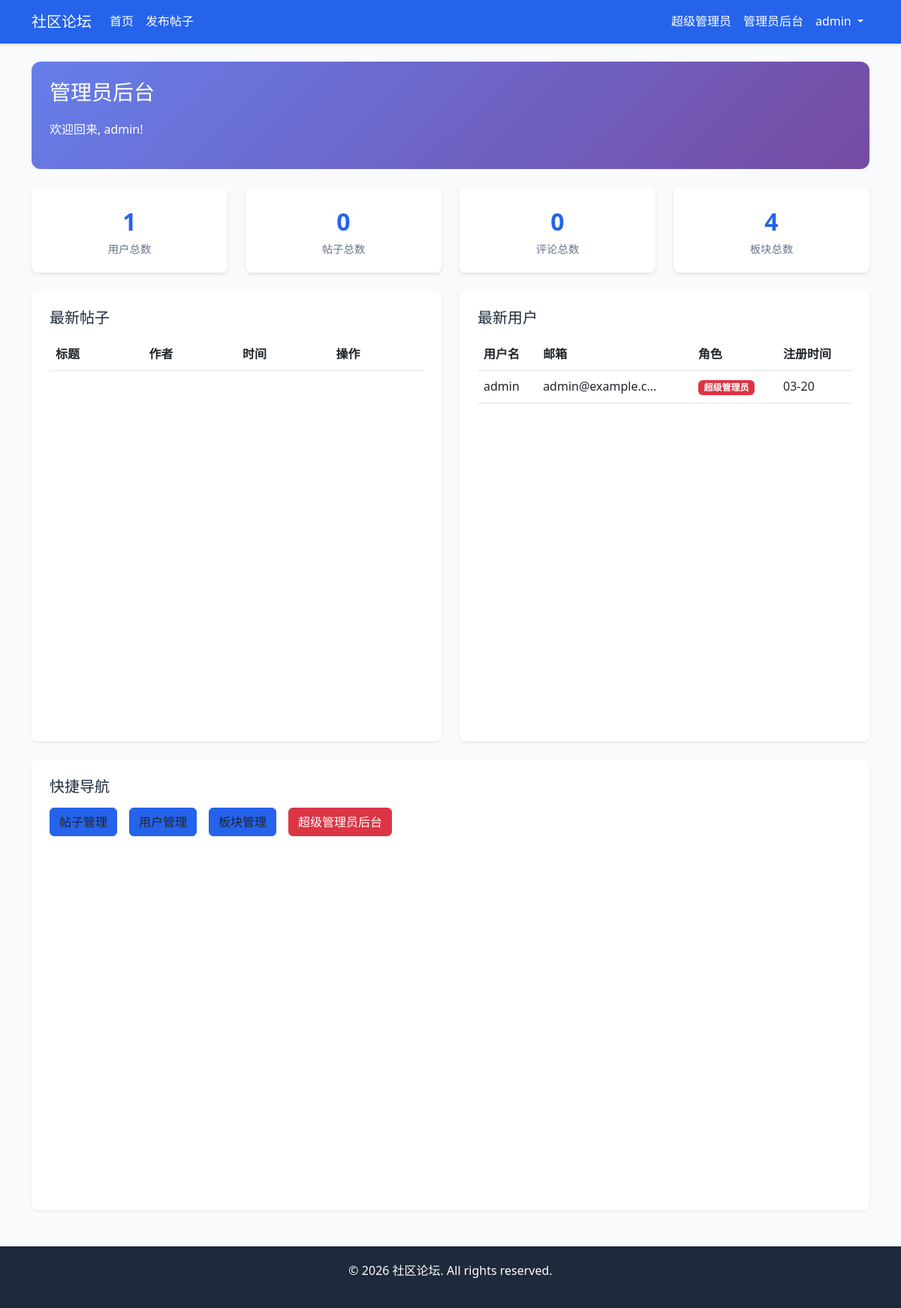
Page /admin/ (signed in) on the committed database.
### app/models/user.py (models this page shows, shortened)
class User(UserMixin, db.Model):
    __tablename__ = 'users'
    id = db.Column(db.Integer, primary_key=True)
    username = db.Column(db.String(64), unique=True, nullable=False, index=True)
    email = db.Column(db.String(120), unique=True, nullable=False, index=True)
    password_hash = db.Column(db.String(256), nullable=False)
    role = db.Column(db.String(20), default='user')  # user, admin, superadmin
    is_active = db.Column(db.Boolean, default=True)
    created_at = db.Column(db.DateTime, default=datetime.utcnow)
    posts = db.relationship('Post', backref='author', lazy='dynamic')
    comments = db.relationship('Comment', backref='author', lazy='dynamic')
    def is_admin(self):
        return self.role in ['admin', 'superadmin']
    def is_superadmin(self):
        return self.role == 'superadmin'

### app/views/admin.py (the view)
    def decorated_function(*args, **kwargs):
        if not current_user.is_authenticated:
            abort(403)
        if not current_user.is_admin():
            abort(403)
        return f(*args, **kwargs)

### app/models/user.py (called while the page is built)
@login_manager.user_loader
def load_user(user_id):
    return User.query.get(int(user_id))

### app/views/admin.py (called while the page is built)
def admin_required(f):
    def decorated_function(*args, **kwargs):
        if not current_user.is_authenticated:
            abort(403)
        if not current_user.is_admin():
            abort(403)
        return f(*args, **kwargs)
    decorated_function.__name__ = f.__name__
    return decorated_function

@admin_bp.route('/')
@login_required
@admin_required
def index():
    stats = {
        'total_users': User.query.count(),
        'total_posts': Post.query.filter_by(is_deleted=False).count(),
        'total_comments': Comment.query.filter_by(is_deleted=False).count(),
        'total_boards': Board.query.count()
    }
    recent_posts = Post.query.filter_by(is_deleted=False).order_by(Post.created_at.desc()).limit(10).all()
    recent_users = User.query.order_by(User.created_at.desc()).limit(10).all()
    return render_template('admin/index.html', stats=stats, recent_posts=recent_posts, recent_users=recent_users)

### app/templates/admin/index.html (shortened to what this page needs)
{% extends "base.html" %}
{% block content %}
<div class="admin-panel mb-4">
    <h3>管理员后台</h3>
    <p>欢迎回来, {{ current_user.username }}!</p>
</div>
<div class="row mb-4">
    <div class="col-md-3">
        <div class="stat-card">
            <div class="stat-number">{{ stats.total_users }}</div>
            <div class="stat-label">用户总数</div>
        </div>
    </div>
    <div class="col-md-3">
        <div class="stat-card">
            <div class="stat-number">{{ stats.total_posts }}</div>
            <div class="stat-label">帖子总数</div>
        </div>
    </div>
    <div class="col-md-3">
        <div class="stat-card">
            <div class="stat-number">{{ stats.total_comments }}</div>
            <div class="stat-label">评论总数</div>
        </div>
    </div>
    <div class="col-md-3">
        <div class="stat-card">
            <div class="stat-number">{{ stats.total_boards }}</div>
            <div class="stat-label">板块总数</div>
        </div>
    </div>
</div>
<div class="row">
    <div class="col-md-6">
        <div class="main-content">
            <h5 class="mb-3">最新帖子</h5>
            <div class="table-responsive">
                <table class="table table-hover">
                    <thead>
                        <tr>
                            <th>标题</th>
                            <th>作者</th>
                            <th>时间</th>
                            <th>操作</th>
                        </tr>
                    </thead>
                </table>
            </div>
        </div>
    </div>
    <div class="col-md-6">
        <div class="main-content">
            <h5 class="mb-3">最新用户</h5>
            <div class="table-responsive">
                <table class="table table-hover">
                    <thead>
                        <tr>
                            <th>用户名</th>
                            <th>邮箱</th>
                            <th>角色</th>
                            <th>注册时间</th>
                        </tr>
                    </thead>
                    <tbody>
                        {% for user in recent_users %}
                        <tr>
                            <td>{{ user.username }}</td>
                            <td>{{ user.email[:15] }}...</td>
                            <td>
                                {% if user.is_superadmin() %}<span class="badge bg-danger">超级管理员</span>
                                {% elif user.is_admin() %}<span class="badge bg-warning">管理员</span>
                                {% else %}<span class="badge bg-secondary">用户</span>{% endif %}
                            </td>
                            <td>{{ user.created_at.strftime('%m-%d') }}</td>
                        </tr>
                        {% endfor %}
                    </tbody>
                </table>
            </div>
        </div>
    </div>
</div>
<div class="row mt-4">
    <div class="col-md-12">
        <div class="main-content">
            <h5 class="mb-3">快捷导航</h5>
            <div class="d-flex gap-3">
                <a href="{{ url_for('admin.posts') }}" class="btn btn-primary-custom">帖子管理</a>
                <a href="{{ url_for('admin.users') }}" class="btn btn-primary-custom">用户管理</a>
                <a href="{{ url_for('admin.boards') }}" class="btn btn-primary-custom">板块管理</a>
                {% if current_user.is_superadmin() %}
                <a href="{{ url_for('superadmin.index') }}" class="btn btn-danger">超级管理员后台</a>
                {% endif %}
            </div>
        </div>
    </div>
</div>
{% endblock %}

### app/templates/base.html (shortened to what this page needs)
<!DOCTYPE html>
<html lang="zh-CN">
<head>
    <link href="https://cdn.jsdelivr.net/npm/bootstrap@5.3.0/dist/css/bootstrap.min.css" rel="stylesheet">
    <link rel="stylesheet" href="{{ url_for('static', filename='css/style.css') }}">
</head>
<body>
    <nav class="navbar navbar-expand-lg navbar-dark mb-4">
        <div class="container">
            <a class="navbar-brand" href="{{ url_for('main.index') }}">社区论坛</a>
            <div class="collapse navbar-collapse" id="navbarNav">
                <ul class="navbar-nav me-auto">
                    <li class="nav-item">
                        <a class="nav-link" href="{{ url_for('main.index') }}">首页</a>
                    </li>
                    {% if current_user.is_authenticated %}
                    <li class="nav-item">
                        <a class="nav-link" href="{{ url_for('post.create') }}">发布帖子</a>
                    </li>
                    {% endif %}
                </ul>
                <ul class="navbar-nav">
                    {% if current_user.is_authenticated %}
                    {% if current_user.is_superadmin() %}
                    <li class="nav-item">
                        <a class="nav-link" href="{{ url_for('superadmin.index') }}">超级管理员</a>
                    </li>
                    {% endif %}
                    {% if current_user.is_admin() %}
                    <li class="nav-item">
                        <a class="nav-link" href="{{ url_for('admin.index') }}">管理员后台</a>
                    </li>
                    {% endif %}
                    <li class="nav-item dropdown">
                        <a class="nav-link dropdown-toggle" href="#" role="button" data-bs-toggle="dropdown">
                            {{ current_user.username }}
                        </a>
                    </li>
                    {% endif %}
                </ul>
            </div>
        </div>
    </nav>
    <div class="container">
        {% block content %}{% endblock %}
    </div>
    <footer class="footer mt-5">
        <div class="container text-center">
            <p>&copy; 2026 社区论坛. All rights reserved.</p>
        </div>
    </footer>
</body>
</html>

### app/static/css/style.css (style rules this page uses)
:root { --primary-color: #2563eb; --secondary-color: #64748b; --success-color: #22c55e; --danger-color: #ef4444; --warning-color: #f59e0b; --info-color: #3b82f6; --dark-color: #1e293b; --light-bg: #f8fafc; --border-color: #e2e8f0; }
body { font-family: 'Segoe UI', Tahoma, Geneva, Verdana, sans-serif; background-color: var(--light-bg); color: var(--dark-color); line-height: 1.6; }
.navbar { background-color: var(--primary-color) !important; box-shadow: 0 2px 4px rgba(0,0,0,0.1); }
.navbar-brand, .nav-link { color: white !important; }
.main-content { background: white; border-radius: 8px; padding: 24px; box-shadow: 0 1px 3px rgba(0,0,0,0.1); min-height: 600px; }
.btn-primary-custom { background-color: var(--primary-color); border-color: var(--primary-color); }
.admin-panel { background: linear-gradient(135deg, #667eea 0%, #764ba2 100%); color: white; border-radius: 12px; padding: 24px; }
.admin-panel h3 { margin-bottom: 20px; }
.stat-card { background: white; border-radius: 8px; padding: 20px; text-align: center; box-shadow: 0 2px 4px rgba(0,0,0,0.1); }
.stat-number { font-size: 2rem; font-weight: bold; color: var(--primary-color); }
.stat-label { color: var(--secondary-color); font-size: 0.9rem; }
.footer { background-color: var(--dark-color); color: white; padding: 20px 0; margin-top: 40px; }
.table-responsive { border-radius: 8px; overflow: hidden; }

### rows in the picture
User: username "admin", email "admin@example.c", role "超级管理员", created_at "03-20"

### other values in the picture
{{ stats.total_users }} "1"
{{ stats.total_posts }} "0"
{{ stats.total_comments }} "0"
{{ stats.total_boards }} "4"
